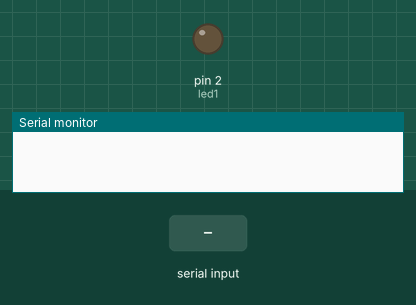
The sketch below on a simulated Arduino Uno, built with avr-gcc and run on an emulated ATmega328P. Shown: output pins drawn as LEDs (lit = HIGH), the last lines printed to the serial monitor. Inputs (shaded band) come from the test bench.

Above: at 1.2 s.
1.3 s: "A" received over Serial
At 2.5 s:
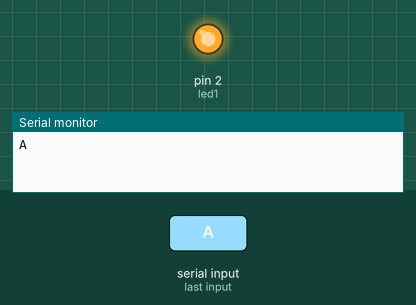
2.8 s: "a" received over Serial
At 3.8 s:
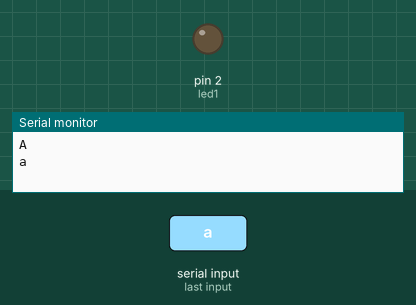
Timing chart, 0 to 5.8 s (numbered marks = the images above; inputs shaded):
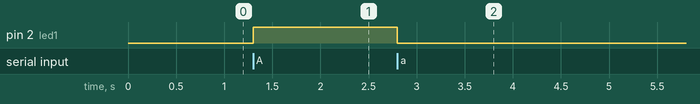

The sketch:

final_bluetooth.ino
```cpp
char val;
#define led1 2

void setup()
{

Serial.begin(9600);
pinMode(led1,OUTPUT);

}

void loop()
{

if (Serial.available())
{
  val = Serial.read();
  Serial.println(val);
  if(val == 'A')
  digitalWrite(led1,HIGH);
  else if(val == 'a')
  digitalWrite(led1,LOW);

  }

}
```

Measured:
- after the input at 1.3 s, pin 2 (led1): LOW → HIGH at once
- after the input at 2.8 s, pin 2 (led1): HIGH → LOW at once
